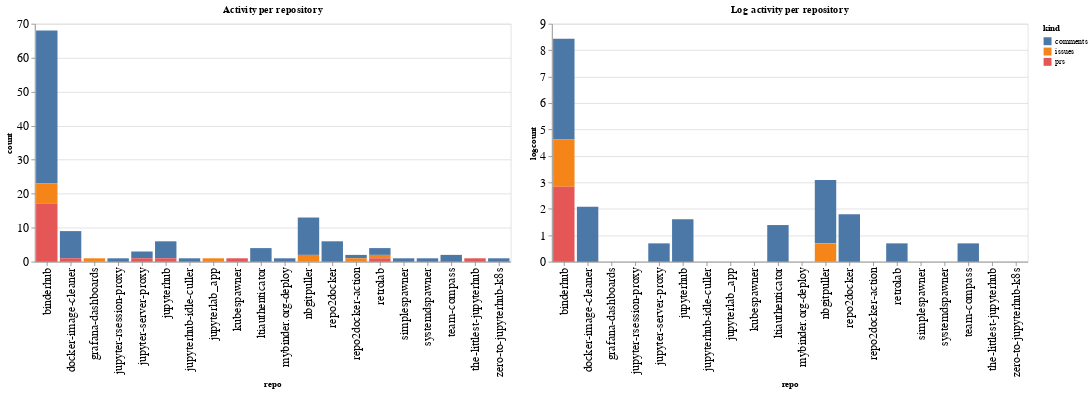

Source (notebook cell):
### Code cell
ch1 = alt.Chart(repo_summaries, width=600, title="Activity per repository").mark_bar().encode(
    x='repo',
    y='count',
    color='kind',
    tooltip="kind"
)

ch2 = alt.Chart(repo_summaries, width=600, title="Log activity per repository").mark_bar().encode(
    x='repo',
    y='logcount',
    color='kind',
    tooltip="kind"
)

ch1 | ch2

### Figure 1 — Vega-Lite specification as saved in the notebook (floating-point values rounded to 4 significant figures)
{"config": {"axisLeft": {"labelFontSize": 15}, "axisBottom": {"labelFontSize": 15}}, "hconcat": [{"mark": "bar", "encoding": {"color": {"type": "nominal", "field": "kind"}, "tooltip": {"type": "nominal", "field": "kind"}, "x": {"type": "nominal", "field": "repo"}, "y": {"type": "quantitative", "field": "count"}}, "title": "Activity per repository", "width": 600}, {"mark": "bar", "encoding": {"color": {"type": "nominal", "field": "kind"}, "tooltip": {"type": "nominal", "field": "kind"}, "x": {"type": "nominal", "field": "repo"}, "y": {"type": "quantitative", "field": "logcount"}}, "title": "Log activity per repository", "width": 600}], "data": {"name": "data-1fb9481762198bbdaf4cb3b3495cfa7c"}, "$schema": "https://vega.github.io/schema/vega-lite/v4.8.1.json", "datasets": {"data-1fb9481762198bbdaf4cb3b3495cfa7c": [{"repo": "binderhub", "kind": "comments", "count": 45, "logcount": 3.807}, {"repo": "binderhub", "kind": "issues", "count": 6, "logcount": 1.792}, {"repo": "binderhub", "kind": "prs", "count": 17, "logcount": 2.833}, {"repo": "docker-image-cleaner", "kind": "comments", "count": 8, "logcount": 2.079}, {"repo": "docker-image-cleaner", "kind": "prs", "count": 1, "logcount": 0.0}, {"repo": "grafana-dashboards", "kind": "issues", "count": 1, "logcount": 0.0}, {"repo": "jupyter-rsession-proxy", "kind": "comments", "count": 1, "logcount": 0.0}, {"repo": "jupyter-server-proxy", "kind": "comments", "count": 2, "logcount": 0.6931}, {"repo": "jupyter-server-proxy", "kind": "prs", "count": 1, "logcount": 0.0}, {"repo": "jupyterhub", "kind": "comments", "count": 5, "logcount": 1.609}, {"repo": "jupyterhub", "kind": "prs", "count": 1, "logcount": 0.0}, {"repo": "jupyterhub-idle-culler", "kind": "comments", "count": 1, "logcount": 0.0}, {"repo": "jupyterlab_app", "kind": "issues", "count": 1, "logcount": 0.0}, {"repo": "kubespawner", "kind": "prs", "count": 1, "logcount": 0.0}, {"repo": "ltiauthenticator", "kind": "comments", "count": 4, "logcount": 1.386}, {"repo": "mybinder.org-deploy", "kind": "comments", "count": 1, "logcount": 0.0}, {"repo": "nbgitpuller", "kind": "comments", "count": 11, "logcount": 2.398}, {"repo": "nbgitpuller", "kind": "issues", "count": 2, "logcount": 0.6931}, {"repo": "repo2docker", "kind": "comments", "count": 6, "logcount": 1.792}, {"repo": "repo2docker-action", "kind": "comments", "count": 1, "logcount": 0.0}, {"repo": "repo2docker-action", "kind": "issues", "count": 1, "logcount": 0.0}, {"repo": "retrolab", "kind": "comments", "count": 2, "logcount": 0.6931}, {"repo": "retrolab", "kind": "issues", "count": 1, "logcount": 0.0}, {"repo": "retrolab", "kind": "prs", "count": 1, "logcount": 0.0}, {"repo": "simplespawner", "kind": "comments", "count": 1, "logcount": 0.0}, {"repo": "systemdspawner", "kind": "comments", "count": 1, "logcount": 0.0}, {"repo": "team-compass", "kind": "comments", "count": 2, "logcount": 0.6931}, {"repo": "the-littlest-jupyterhub", "kind": "prs", "count": 1, "logcount": 0.0}, {"repo": "zero-to-jupyterhub-k8s", "kind": "comments", "count": 1, "logcount": 0.0}]}}
